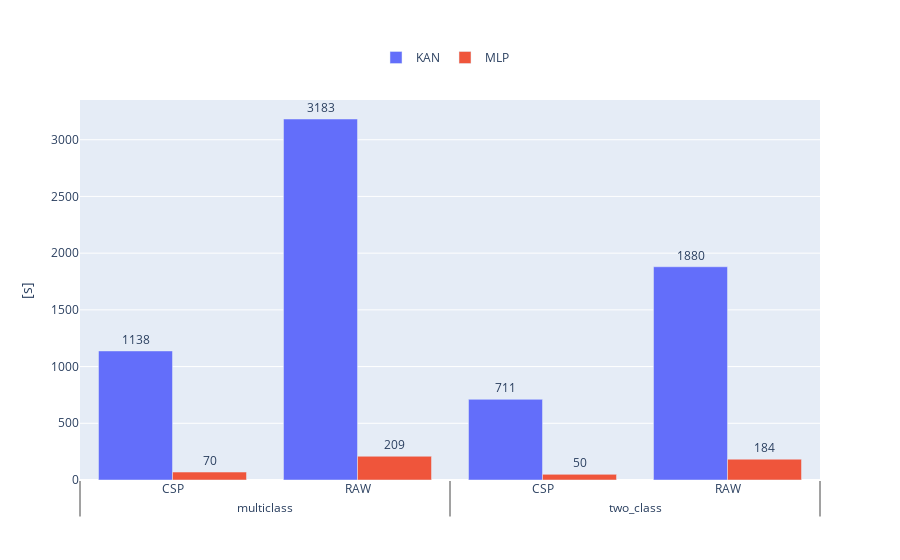

Notebook code for this chart:
### Code cell
import plotly.graph_objects as go

df_vis=grouped_df.groupby(['cond']).mean().drop(columns='user').reset_index()
df_vis[['Cond','temp']]=df_vis.cond.str.split('ss', n=1, expand=True)
df_vis[['temp', 'Feature', 'Model']]=df_vis.temp.str.split('_', expand=True)
df_vis.Cond = df_vis.Cond+'ss'
df_vis.drop(columns=['temp','cond'], inplace=True)
df_vis
x = [df_vis[df_vis.Model=='KAN'].Cond.values.tolist(),
     df_vis[df_vis.Model=='KAN'].Feature.values.tolist()]
fig = go.Figure()
fig.add_bar(x=x,
            y=df_vis[df_vis.Model=='KAN'].train.values.tolist(), 
            text =df_vis[df_vis.Model=='KAN'].train.values.tolist(), 
            name='KAN')
fig.add_bar(x=x,
            y=df_vis[df_vis.Model=='MLP'].train.values.tolist(), 
            text=df_vis[df_vis.Model=='MLP'].train.values.tolist(), 
            name='MLP')
fig.update_traces(texttemplate='%{text:.0f}', textposition='outside')
fig.update_layout(legend_orientation="h", legend=dict(x=0.4, y=1.15), yaxis_title='[s]')
fig.show()

### Figure 1 — Plotly figure (JSON) as saved in the notebook; plotly's stock layout.template omitted (floating-point values rounded to 4 significant figures)
{"data": [{"name": "KAN", "text": ["1137.7603591548072", "3182.6902951134575", "711.1216954920027", "1879.9982852405972"], "textposition": "outside", "texttemplate": "%{text:.0f}", "type": "bar", "x": [["multiclass", "multiclass", "two_class", "two_class"], ["CSP", "RAW", "CSP", "RAW"]], "y": [1138.0, 3183.0, 711.1, 1880.0]}, {"name": "MLP", "text": ["70.04904980129666", "209.3870697816213", "49.73887798521254", "183.5885095861223"], "textposition": "outside", "texttemplate": "%{text:.0f}", "type": "bar", "x": [["multiclass", "multiclass", "two_class", "two_class"], ["CSP", "RAW", "CSP", "RAW"]], "y": [70.05, 209.4, 49.74, 183.6]}], "layout": {"legend": {"orientation": "h", "x": 0.4, "y": 1.15}, "yaxis": {"title": {"text": "[s]"}}}}
